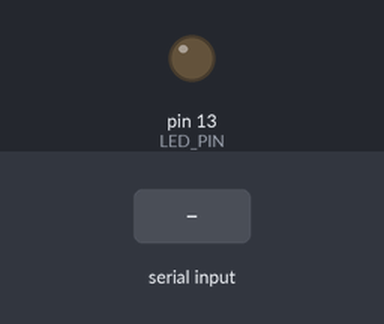
A sketch run on a simulated Arduino Uno, built with avr-gcc and run on an emulated ATmega328P. Shown: output pins drawn as LEDs (lit = HIGH). Inputs (shaded band) come from the test bench. What the sketch prints to the serial monitor is not drawn.

Above: at 2.2 s.
2.3 s: "1" received over the second serial link
At 3.3 s:
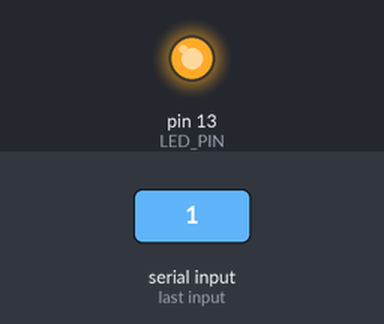
3.8 s: "0" received over the second serial link
At 4.4 s:
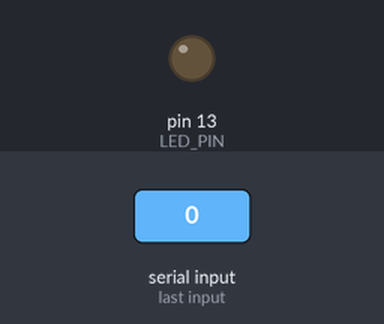
5.3 s: "2" received over the second serial link
At 5.6 s:
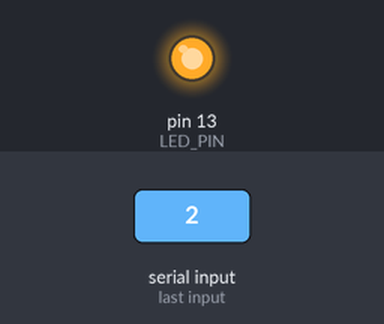
Timing chart, 0 to 8.3 s (numbered marks = the images above; inputs shaded):
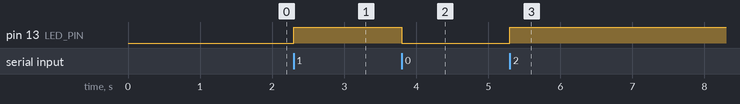

Measured:
- after the input at 2.3 s, pin 13 (LED_PIN): LOW → HIGH at once
- after the input at 3.8 s, pin 13 (LED_PIN): HIGH → LOW at once
- after the input at 5.3 s, pin 13 (LED_PIN): LOW → HIGH at once

The sketch:

SoftwareSerial.ino
```cpp
/*
 Name:		SoftwareSerial.ino
 Created:	05.06.2017 13:43:41
 Author:	Sergiy Tymchenko

 For work in AT-command mode for HC-0x bluetooth modules

*/

// SoftwareSerial library
#include <SoftwareSerial.h>

const int   LED_PIN = 13;				// LED pin
const int	RX_PIN = 10;				// Software UART RX pin, connect to TX of Bluetooth HC-0x
const int	TX_PIN = 11;				// Software UART TX pin, connect to RX of Bluetooth HC-0x
const long  DR_HARDWARE_COM = 38400;	// Data rate for hardware COM
const long  DR_SOFTWARE_COM = 38400;	// Data rate for software COM. Default for HC-05=38400, for HC-06,08=9600
int			nLEDState = LOW;			// LED state

SoftwareSerial BTSerial(RX_PIN, TX_PIN);

void setup() {
	// Define pin modes for software TX, RX:
	pinMode(RX_PIN, INPUT);
	pinMode(TX_PIN, OUTPUT);

	// Set the data rate and open hardware COM port:
	Serial.begin(DR_HARDWARE_COM);

	// Set the data rate and open software COM port:
	BTSerial.begin(DR_SOFTWARE_COM);

	// Wait for hardware serial port to connect. Needed for native USB port only
	while (!Serial);
	Serial.print("Starting hardware COM =");	Serial.println(DR_HARDWARE_COM);
	Serial.print("Starting software COM =");	Serial.println(DR_SOFTWARE_COM);

	// Set pin mode for LED pin
	pinMode(LED_PIN, OUTPUT);
	digitalWrite(LED_PIN, nLEDState);

	delay(1000);
}

void loop() {
	// Read byte from software port => translate into hardware port
	if (BTSerial.available()) {
		Serial.write(BTSerial.read());
		nLEDState = !nLEDState;
		digitalWrite(LED_PIN, nLEDState);
	}

	// Read byte from hardware port => translate into software port
	if (Serial.available()) {
		BTSerial.write(Serial.read());
		nLEDState = !nLEDState;
		digitalWrite(LED_PIN, nLEDState);
	}
}
```
